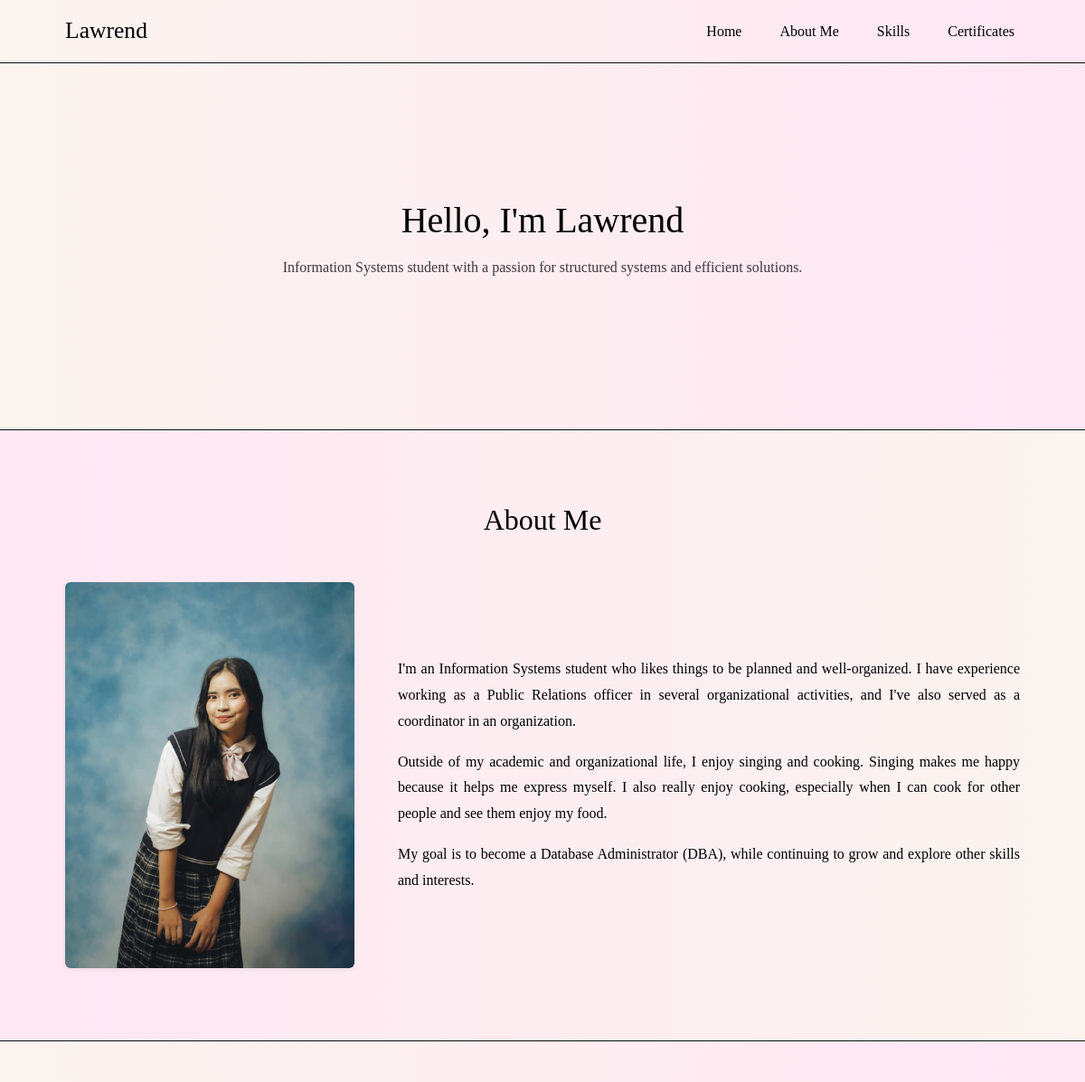
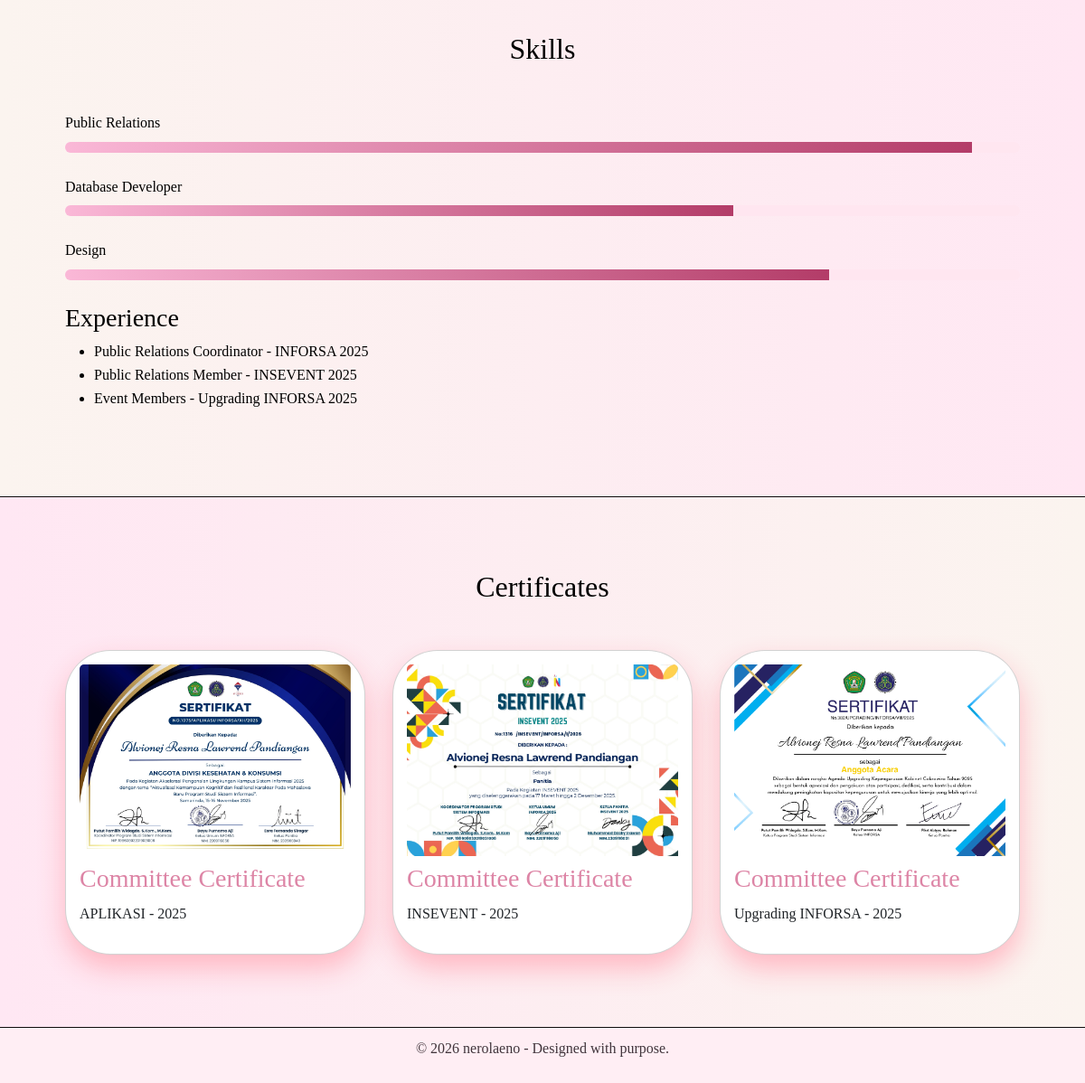
The page / on the database its author committed (2 pictures, top to bottom).
### tables this page shows
CREATE TABLE `about` (
  `id` int NOT NULL,
  `deskripsi` text
);

CREATE TABLE `skills` (
  `id` int NOT NULL,
  `nama_skill` varchar(100) DEFAULT NULL,
  `persen` int DEFAULT NULL
);

CREATE TABLE `experience` (
  `id` int NOT NULL,
  `pengalaman` varchar(255) DEFAULT NULL
);

CREATE TABLE `certificates` (
  `id` int NOT NULL,
  `judul` varchar(100) DEFAULT NULL,
  `deskripsi` varchar(100) DEFAULT NULL,
  `gambar` varchar(100) DEFAULT NULL
);

### index.php (the view, shortened to what this page needs)
<?php
include 'koneksi.php';
$about = mysqli_query($conn, "SELECT * FROM about LIMIT 1");
$data_about = mysqli_fetch_assoc($about);
$skills = mysqli_query($conn, "SELECT * FROM skills");
$exp = mysqli_query($conn, "SELECT * FROM experience");
$cert = mysqli_query($conn, "SELECT * FROM certificates");
?>
<!doctype html>
<html lang="en">
<head>
  <link href="https://cdn.jsdelivr.net/npm/bootstrap@5.3.8/dist/css/bootstrap.min.css" rel="stylesheet">
  <link rel="stylesheet" href="style.css?v=20260326">
</head>
<body>
  <header class="navbar">
    <div class="container nav-wrapper">
      <div class="logo">Lawrend</div>
      <nav>
        <ul class="nav-menu">
          <li><a href="#home">Home</a></li>
          <li><a href="#about">About Me</a></li>
          <li><a href="#skills">Skills</a></li>
          <li><a href="#certificates">Certificates</a></li>
        </ul>
      </nav>
    </div>
  </header>
  <section id="home" class="hero">
    <div class="container hero-content">
      <h1>Hello, I'm Lawrend</h1>
      <p>Information Systems student with a passion for structured systems and efficient solutions.</p>
    </div>
  </section>
  <section id="about" class="section">
    <div class="container">
      <h2 class="section-title">About Me</h2>
      <div class="row align-items-center gx-5 gy-4">
        <div class="col-12 col-md-4 text-center">
          <img src="img/foto profile.jpeg" class="img-fluid rounded shadow-sm">
        </div>
          <div class="col-12 col-md-8">
          <?php
            $about_text = trim((string)($data_about['deskripsi'] ?? ''));
            $about_paragraphs = preg_split('/\R{2,}/', $about_text) ?: [];
          ?>
          <?php foreach ($about_paragraphs as $paragraph): ?>
            <p class="about-paragraph"><?= nl2br(htmlspecialchars(trim($paragraph), ENT_QUOTES, 'UTF-8')); ?></p>
          <?php endforeach; ?>
        </div>
      </div>
    </div>
  </section>
  <section id="skills" class="section bg-strawberry">
    <div class="container">
      <h2 class="section-title">Skills</h2>
      <div class="skills-container">
        <?php while($row = mysqli_fetch_assoc($skills)) : ?>
          <div class="skill-item">
            <span><?= $row['nama_skill']; ?></span>
            <div class="progress-bar">
              <div class="progress-fill" style="width: <?= $row['persen']; ?>%"></div>
            </div>
          </div>
        <?php endwhile; ?>
      </div>
      <div class="experience">
        <h3>Experience</h3>
        <ul>
          <?php while($row = mysqli_fetch_assoc($exp)) : ?>
            <li><?= $row['pengalaman']; ?></li>
          <?php endwhile; ?>
        </ul>
      </div>
    </div>
  </section>
  <section id="certificates" class="section section-soft">
    <div class="container">
      <h2 class="section-title">Certificates</h2>
      <div class="card-grid">
        <?php while($row = mysqli_fetch_assoc($cert)) : ?>
          <div class="card">
            <img src="img/<?= $row['gambar']; ?>" class="card-img-top">
            <div>
              <h3 class="mt-2"><?= $row['judul']; ?></h3>
              <p><?= $row['deskripsi']; ?></p>
            </div>
          </div>
        <?php endwhile; ?>
      </div>
    </div>
  </section>
  <footer class="footer">
    <p>&copy; 2026 nerolaeno - Designed with purpose.</p>
  </footer>
</body>
</html>

### style.css (style rules this page uses)
* { margin: 0; padding: 0; box-sizing: border-box; }
body { font-family: 'Playfair Display', serif; background: #fbf4ef; color: #41353c; line-height: 1.6; }
.container { width: 90%; max-width: 1100px; margin: auto; background: (to right, #fbf4ef, #ffe7f3); }
.navbar { background: linear-gradient(to right, #fbf4ef, #ffe7f3); padding: 0; border-bottom: 1px solid #0d0d0d; position: sticky; top: 0; z-index: 100; min-height: 70px; display: flex; align-items: center; }
.nav-wrapper { display: flex; justify-content: space-between; align-items: center; height: 100%; }
.logo { font-family: 'Playfair Display', serif; font-size: 1.6rem; color: #000000; }
.nav-menu { list-style: none; display: flex; gap: 30px; align-items: center; margin: 0; padding: 0; }
.nav-menu li { display: flex; align-items: center; }
.nav-menu a { display: inline-block; padding: 10px 6px; }
.nav-menu a { text-decoration: none; color: #000000; font-weight: 100; transition: 0.3s; font-family: 'Playfair Display', serif; }
.hero { background: linear-gradient(to right, #fbf4ef, #ffe7f3); padding: 150px; text-align: center; font-family: 'Playfair Display', serif; border-bottom: 1px solid #0d0d0d; }
.hero h1 { font-size: 2.5rem; color: #000000; margin-bottom: 15px; }
.section { padding: 80px 0; background: linear-gradient(to right, #ffe7f3, #fbf4ef); font-family: 'Playfair Display', serif; border-bottom: 1px solid #0d0d0d; }
.section-soft { background: linear-gradient(to right, #ffe7f3, #fbf4ef); font-family: 'Playfair Display', serif; border-bottom: 1px solid #0d0d0d; }
.section-title { text-align: center; margin-bottom: 50px; color: #000000; font-family: 'Playfair Display', serif; }
.skill-item { margin-bottom: 25px; }
.skill-item span { display: block; margin-bottom: 8px; font-weight: 100; }
.progress-bar { background: #ffe6f0; height: 12px; border-radius: 20px; overflow: hidden; }
.progress-fill { height: 100%; background: linear-gradient(to right, #fab8d7, #b33c68); }
.bg-strawberry { background:linear-gradient(to right, #fbf4ef, #ffe7f3); color: #000000; font-family: 'Playfair Display', serif; }
.bg-strawberry .section-title, .bg-strawberry h3, .bg-strawberry span { color: #000000; }
.card-grid { display: grid; grid-template-columns: repeat(3, 1fr); gap: 30px; }
.card { background: #ffffff; padding: 15px; border-radius: 50px; box-shadow: 0 15px 30px rgba(255, 182, 193, 0.974); transition: 0.3s; }
.card h3 { margin-bottom: 10px; color: #dd85a6; font-family:'Playfair Display', serif; }
.footer { text-align: center; padding: 10px; background-color: #ffeef4; font-family: 'Playfair Display', serif; }
.about-paragraph { color: #000000; line-height: 1.8; margin-bottom: 16px; text-align: justify; }
.about-paragraph:last-child { margin-bottom: 0; }

### rows shown on the page
about: deskripsi "I'm an Information Systems student who likes things to be planned and well-organized. I have experience working as a Public Relations officer in several organizational activities, and I've also served as a coordinator in an organization.", deskripsi "Outside of my academic and organizational life, I enjoy singing and cooking. Singing makes me happy because it helps me express myself. I also really enjoy cooking, especially when I can cook for other people and see them enjoy my food.", deskripsi "My goal is to become a Database Administrator (DBA), while continuing to grow and explore other skills and interests."
skills: nama_skill "Public Relations", persen 95 (drawn)
skills: nama_skill "Database Developer", persen 70 (drawn)
skills: nama_skill "Design", persen 80 (drawn)
experience: pengalaman "Public Relations Coordinator - INFORSA 2025"
experience: pengalaman "Public Relations Member - INSEVENT 2025"
experience: pengalaman "Event Members - Upgrading INFORSA 2025"
certificates: gambar (picture), judul "Committee Certificate", deskripsi "APLIKASI - 2025"
certificates: gambar (picture), judul "Committee Certificate", deskripsi "INSEVENT - 2025"
certificates: gambar (picture), judul "Committee Certificate", deskripsi "Upgrading INFORSA - 2025"
